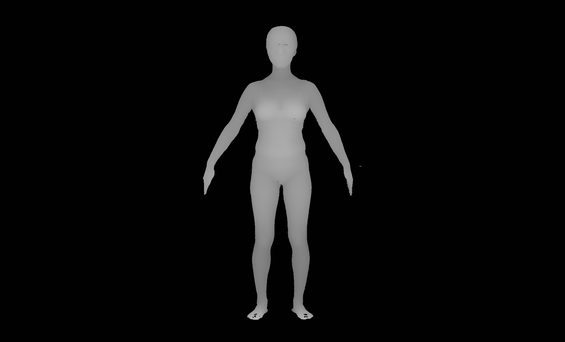
#> input picture test2/여성/여_정면.bmp, 565 x 342 px, found by its file name
$ python 3d_pose3_main_FPFH_nomask.py
#> lines starting #> are read from the running program, lines starting #| are printed output that depends on the picture; after the words box and inside, x2 and y2 are one past the last pixel; in counts of white or black regions, pixels touching at a corner belong together
import numpy as np
import cv2
import open3d as o3d
import os
import copy
import importlib
from scipy.spatial import cKDTree

def remove_noise_from_pointcloud(pcd, method="statistical", verbose=True):
    """
    포인트 클라우드에서 이상치만 제거합니다.

    Args:
        pcd: Open3D PointCloud 객체
        method: 노이즈 제거 방법 ("statistical", "radius", "all")
        verbose: 로그 출력 여부

    Returns:
        이상치가 제거된 PointCloud 객체
    """
    if pcd is None or len(pcd.points) == 0:
        return pcd

    original_count = len(pcd.points)
    cleaned_pcd = pcd

    if method in ["statistical", "all"]:
        # Statistical Outlier Removal - 이상치만 제거 (매우 관대하게)
        # 각 포인트의 이웃들과의 거리 분포를 분석하여 극단적인 이상치만 제거
        cl, ind = cleaned_pcd.remove_statistical_outlier(
            nb_neighbors=10,  # 분석할 이웃 포인트 수 (더 적게)
            std_ratio=3.0     # 표준편차 배수 (매우 관대하게, 극단적 이상치만 제거)
        )
        cleaned_pcd = cl
        if verbose:
            stat_removed = original_count - len(cleaned_pcd.points)
            print(f"  Statistical outlier removal: {stat_removed}개 극단적 이상치 제거")

    # Radius Outlier Removal과 Voxel downsampling은 제거하여 이상치만 처리

    return cleaned_pcd

# [34 lines left out: function preprocess_for_icp, not called in this run]

def load_depth_map(file_path):
    # PIL을 사용하여 이미지 로드
    from PIL import Image
    try:
        with Image.open(file_path) as img:
#> img is the input picture: PIL image 565x342 RGB; min 0, max 206, mean 11.8
            depth_map = np.array(img)
            if len(depth_map.shape) > 2:  # Convert RGB to grayscale if needed
                depth_map = np.mean(depth_map, axis=2).astype(np.uint8)

            # 정사각형으로 자르기
            height, width = depth_map.shape
#> height = 342; width = 565
            size = min(height, width)
#> size = 342

            # 중앙 기준으로 자르기
            start_y = (height - size) // 2
#> start_y = 0
            start_x = (width - size) // 2
#> start_x = 111
            depth_map = depth_map[start_y:start_y+size, start_x:start_x+size]
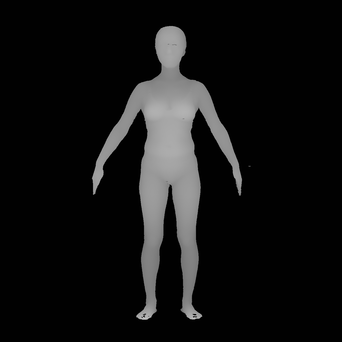
#> depth_map: shape (342, 342); min 0, max 206, mean 18.8

            return depth_map.astype(np.float32) / 255.0  # Normalize to [0,1]
    except Exception as e:
        print(f"Failed to load: {file_path}")
        print(f"Error: {str(e)}")
        return None

def create_point_cloud_from_depth(depth_map, view):
#> called with view = 'front'
    if depth_map is None:
        return None

    size = depth_map.shape[0]  # 정사각형이므로 한 변의 길이만 필요
#> size = 342
    y, x = np.mgrid[0:size, 0:size]

    # 포인트 수를 줄이기 위해 다운샘플링
    step = 1
    x = x[::step, ::step]
    y = y[::step, ::step]
    depth_map = depth_map[::step, ::step]

    # 중심점 조정을 위한 오프셋 계산
    x = x - size/2
    y = y - size/2

    scale = 100  # 스케일 조정

    # 뷰에 따라 좌표 변환
    if view == "front":
        points = np.stack([x, -y, depth_map * scale * 1.1], axis=-1)
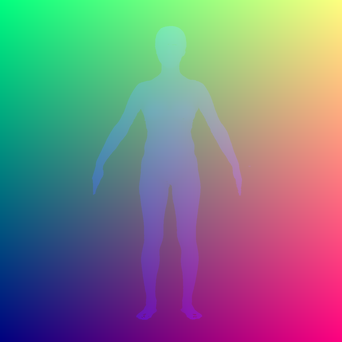
#> points: shape (342, 342, 3) float64; mean of channels 0, 1, 2 -0.5, 0.5, 8.1; drawn with min black and max white
    elif view == "right":
        points = np.stack([depth_map * scale * 3, -y, -x], axis=-1)  # 우측 깊이 2배
    elif view == "left":
        points = np.stack([-depth_map * scale * 3, -y, x], axis=-1)  # 좌측 깊이 2배
    elif view == "back":
        points = np.stack([-x, -y, -depth_map * scale * 1.1], axis=-1)

    # 기본 깊이 임계값 적용 (마스킹 제거)
    valid_depths = depth_map
    depth_threshold = 0.01
    valid_mask = valid_depths > depth_threshold
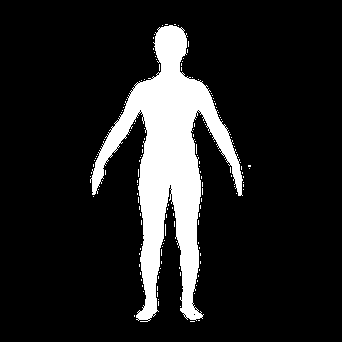
#> valid_mask: shape (342, 342) bool; 13.4% white; 149 white regions (148 under 20 px), largest, box (x1, y1, x2, y2) and area: (90, 25, 243, 322) 15272
    valid_points = points[valid_mask]

    print(f"{view} 뷰: 기본 임계값 적용 후 {len(valid_points)} 포인트")
#| front 뷰: 기본 임계값 적용 후 15615 포인트

    # 너무 많은 포인트가 있는 경우 추가 다운샘플링
    if len(valid_points) > 100000:
        indices = np.random.choice(len(valid_points), 100000, replace=False)
        valid_points = valid_points[indices]

    # 포인트가 너무 적으면 None 반환
    if len(valid_points) < 100:
        print(f"경고: {view} 뷰의 유효한 포인트가 너무 적습니다 ({len(valid_points)}개)")
        return None

    # Open3D 포인트 클라우드 생성
    pcd = o3d.geometry.PointCloud()
    pcd.points = o3d.utility.Vector3dVector(valid_points)

    colors = {
        "front": [1, 0, 0],  # 빨간색
        "right": [0, 1, 0],  # 초록색
        "left": [0, 0, 1],   # 파란색
        "back": [1, 1, 0]    # 노란색
    }

    pcd.paint_uniform_color(colors[view])

    # 이상치 제거만 적용 (매우 보수적)
    print(f"  {view} 뷰 이상치 제거 시작...")
    # 극단적인 이상치만 제거
    if len(valid_points) > 500:  # 포인트가 충분할 때만 이상치 제거
        pcd = remove_noise_from_pointcloud(pcd, method="statistical", verbose=True)
    else:
        print(f"  포인트가 적어 이상치 제거 생략: {len(valid_points)}개")

    return pcd

# [531 lines left out: functions align_point_clouds, compute_fpfh, global_registration_fpfh_ransac, multi_scale_icp, _get_centroid, _clamp_rotation and 5 more, not called in this run]

def visualize_3d_pose():
    # 각 뷰의 DepthMap 로드

    views = {
        "front": r"D:\Lab2\3D_Body_Posture_Analysis_FPFH\test2\여성\여_정면.bmp",
        "right": r"D:\Lab2\3D_Body_Posture_Analysis_FPFH\test2\여성\여_오른쪽.bmp",
        "left": r"D:\Lab2\3D_Body_Posture_Analysis_FPFH\test2\여성\여_왼쪽.bmp",
        "back": r"D:\Lab2\3D_Body_Posture_Analysis_FPFH\test2\여성\여_후면.bmp"
    }

    # views = {
    #     "front": r"D:\Lab2\3D_Body_Posture_Analysis_FPFH\test2\남성\남_정면.bmp",
    #     "right": r"D:\Lab2\3D_Body_Posture_Analysis_FPFH\test2\남성\남_오른쪽.bmp",
    #     "left": r"D:\Lab2\3D_Body_Posture_Analysis_FPFH\test2\남성\남_왼쪽.bmp",
    #     "back": r"D:\Lab2\3D_Body_Posture_Analysis_FPFH\test2\남성\남_후면.bmp"
    # }

    # 각 뷰의 포인트 클라우드 생성
    point_clouds = {}
    for view_name, file_path in views.items():
        print(f"\n{view_name} 뷰 처리 중...")
        depth_map = load_depth_map(file_path)
        if depth_map is not None:
            pcd = create_point_cloud_from_depth(depth_map, view_name)
            if pcd is not None:
                # 법선 벡터 계산
                pcd.estimate_normals(search_param=o3d.geometry.KDTreeSearchParamHybrid(radius=5, max_nn=30))
                point_clouds[view_name] = pcd

    # 정면을 기준으로 정렬 시작
    aligned_clouds = [point_clouds["front"]]
    front_target = point_clouds["front"]

    print("\n=== ICP 정렬 단계 ===")

    # 좌측과 우측을 정면과 정렬
    left_aligned = None
    right_aligned = None

    if "left" in point_clouds:
        print("\n좌측 뷰를 정면과 정렬...")
        params_align = {
            'voxel_coarse': 5.0,
            'voxel_list': [20.0, 10.0, 5.0],
            'ransac_iter': 20000,
            'use_cpd': False,
            'cpd_params': {'max_points':1500, 'cpd_beta':2.0, 'cpd_lambda':2.0, 'cpd_iter':40},
            'fitness_threshold_accept': 0.02,
            'force_cpd': False,
            'allow_rotation': False,
            'allow_small_rotation': True
        }
        left_aligned = align_point_clouds_v2(point_clouds["left"], front_target, params=params_align)
        aligned_clouds.append(left_aligned)

    if "right" in point_clouds:
        print("\n우측 뷰를 정면과 정렬...")
        params_align = {
            'voxel_coarse': 5.0,
            'voxel_list': [20.0, 10.0, 5.0],
            'ransac_iter': 20000,
            'use_cpd': False,
            'cpd_params': {'max_points':1500, 'cpd_beta':2.0, 'cpd_lambda':2.0, 'cpd_iter':40},
            'fitness_threshold_accept': 0.02,
            'force_cpd': False,
            'allow_rotation': False,
            'allow_small_rotation': True
        }
        right_aligned = align_point_clouds_v2(point_clouds["right"], front_target, params=params_align)
        aligned_clouds.append(right_aligned)

    # 후면은 무조건 좌/우 포인트 클라우드(정렬 결과)에만 정렬
    if "back" in point_clouds:
        print("\n=== 후면 뷰 정렬 시작 ===")

        # 좌/우 정렬 결과 확인
        side_targets = []
        if left_aligned is not None and len(left_aligned.points) > 0:
            side_targets.append(left_aligned)
            print(f"  좌측 정렬 결과: {len(left_aligned.points)} 포인트 사용")
        if right_aligned is not None and len(right_aligned.points) > 0:
            side_targets.append(right_aligned)
            print(f"  우측 정렬 결과: {len(right_aligned.points)} 포인트 사용")

        if len(side_targets) == 0:
            print("  경고: 좌/우 정렬 결과가 없어 후면 정렬을 건너뜁니다.")
            print("  후면을 정면에 직접 정렬합니다.")
            # 대안으로 정면에 정렬
            params_align = {
                'voxel_coarse': 5.0,
                'voxel_list': [20.0, 10.0, 5.0],
                'ransac_iter': 20000,
                'use_cpd': False,
                'fitness_threshold_accept': 0.02,
                'allow_rotation': False,
                'allow_small_rotation': True
            }
            back_aligned = align_point_clouds_v2(point_clouds["back"], front_target, params=params_align)
            aligned_clouds.append(back_aligned)
        else:
            # 좌/우 정렬 결과들을 하나의 타겟으로 병합
            side_target = o3d.geometry.PointCloud()
            st_points = []
            st_colors = []

            for side_pcd in side_targets:
                st_points.extend(np.asarray(side_pcd.points))
                if side_pcd.has_colors():
                    st_colors.extend(np.asarray(side_pcd.colors))

            side_target.points = o3d.utility.Vector3dVector(np.array(st_points))
            if len(st_colors) == len(st_points) and len(st_colors) > 0:
                side_target.colors = o3d.utility.Vector3dVector(np.array(st_colors))

            print(f"  좌/우 병합 타겟 생성: {len(side_target.points)} 포인트")
            print(f"  후면 소스: {len(point_clouds['back'].points)} 포인트")

            # 후면을 좌/우 타겟에 정렬 (더 관대한 파라미터 사용)
            params_align = {
                'voxel_coarse': 8.0,  # 더 큰 초기 voxel 크기
                'voxel_list': [30.0, 15.0, 8.0],  # 더 큰 voxel 범위
                'ransac_iter': 40000,  # 더 많은 RANSAC 반복
                'use_cpd': False,
                'cpd_params': {'max_points':2000, 'cpd_beta':2.0, 'cpd_lambda':2.0, 'cpd_iter':50},
                'fitness_threshold_accept': 0.015,  # 더 관대한 임계값
                'force_cpd': False,
                'allow_rotation': True,  # 후면은 회전 허용
                'allow_small_rotation': False
            }

            print("  후면을 좌/우 병합 타겟에 정렬 중...")
            back_aligned = align_point_clouds_v2(point_clouds["back"], side_target, params=params_align)

            if back_aligned is not None:
                print(f"  후면 정렬 완료: {len(back_aligned.points)} 포인트")
                aligned_clouds.append(back_aligned)
            else:
                print("  후면 정렬 실패, 원본 후면 사용")
                aligned_clouds.append(point_clouds["back"])

    # 모든 포인트 클라우드를 하나로 합치기
    merged_cloud = o3d.geometry.PointCloud()
    points = []
    colors = []
    for pcd in aligned_clouds:
        points.extend(np.asarray(pcd.points))
        colors.extend(np.asarray(pcd.colors))
    merged_cloud.points = o3d.utility.Vector3dVector(np.array(points))
    merged_cloud.colors = o3d.utility.Vector3dVector(np.array(colors))

    print(f"\n=== 최종 병합 및 이상치 제거 ===")
    print(f"병합된 포인트 수: {len(merged_cloud.points)}")

    # 극단적인 이상치만 제거 (다운샘플링 최소화)
    cl, ind = merged_cloud.remove_statistical_outlier(nb_neighbors=15, std_ratio=3.5)  # 매우 관대한 기준
    merged_cloud = cl
    print(f"극단적 이상치 제거 후: {len(merged_cloud.points)} 포인트")

    # 법선 벡터 재계산
    merged_cloud.estimate_normals(search_param=o3d.geometry.KDTreeSearchParamHybrid(radius=5, max_nn=30))

    # 메시 생성
    print("포인트 클라우드를 메시로 변환 중...")
    mesh = create_mesh_from_pointcloud(merged_cloud)

    # 메시 저장
    if mesh is not None:
        output_dir = "output/3d_models"
        os.makedirs(output_dir, exist_ok=True)

        # OBJ 형식으로 저장
        mesh_path = os.path.join(output_dir, "body_mesh.obj")
        o3d.io.write_triangle_mesh(mesh_path, mesh)
        print(f"메시가 저장되었습니다 (OBJ): {mesh_path}")

        # PLY 형식으로 저장
        mesh_ply_path = os.path.join(output_dir, "body_mesh.ply")
        o3d.io.write_triangle_mesh(mesh_ply_path, mesh)
        print(f"메시가 저장되었습니다 (PLY): {mesh_ply_path}")

        # STL 형식으로 저장 (3D 프린팅 및 CAD용 - 품질 향상)
        mesh_stl_path = os.path.join(output_dir, "body_mesh.stl")
        try:
            # STL 저장 전 메시 최적화
            mesh_optimized = mesh.simplify_quadric_decimation(target_number_of_triangles=len(mesh.triangles))
            mesh_optimized.remove_degenerate_triangles()
            mesh_optimized.remove_duplicated_triangles()
            mesh_optimized.remove_duplicated_vertices()
            mesh_optimized.remove_non_manifold_edges()

            # 법선 벡터 재계산 (STL 품질 향상)
            mesh_optimized.compute_vertex_normals()
            mesh_optimized.compute_triangle_normals()

            # STL 저장
            success = o3d.io.write_triangle_mesh(mesh_stl_path, mesh_optimized)
            if success:
                print(f"메시가 저장되었습니다 (STL): {mesh_stl_path}")
                print(f"  STL 메시 정보: {len(mesh_optimized.vertices)}개 정점, {len(mesh_optimized.triangles)}개 삼각형")
            else:
                print(f"STL 저장 실패: {mesh_stl_path}")
        except Exception as e:
            print(f"STL 저장 중 오류 발생: {e}")
            # 최적화 없이 원본 메시로 다시 시도
            try:
                o3d.io.write_triangle_mesh(mesh_stl_path, mesh)
                print(f"STL 저장 성공 (최적화 없음): {mesh_stl_path}")
            except Exception as e2:
                print(f"STL 저장 완전 실패: {e2}")

    # 초기 카메라 뷰포인트 설정
    vis = o3d.visualization.Visualizer()
    vis.create_window(window_name="3D Pose Visualization", width=1024, height=768)

    # 포인트 클라우드와 메시 모두 추가
    vis.add_geometry(merged_cloud)
    if mesh is not None:
        vis.add_geometry(mesh)

    # 렌더링 옵션 설정
    opt = vis.get_render_option()
    opt.point_size = 2.0
    opt.background_color = np.asarray([0, 0, 0])  # 검은색 배경

    # 카메라 위치 설정
    ctr = vis.get_view_control()
    ctr.set_zoom(0.8)
    ctr.set_front([0.5, -0.5, -0.5])
    ctr.set_up([0, -1, 0])

    # 시각화
    vis.run()
    vis.destroy_window()

if __name__ == "__main__":
#> (the run stopped early here; a loop or call above may not have finished)
